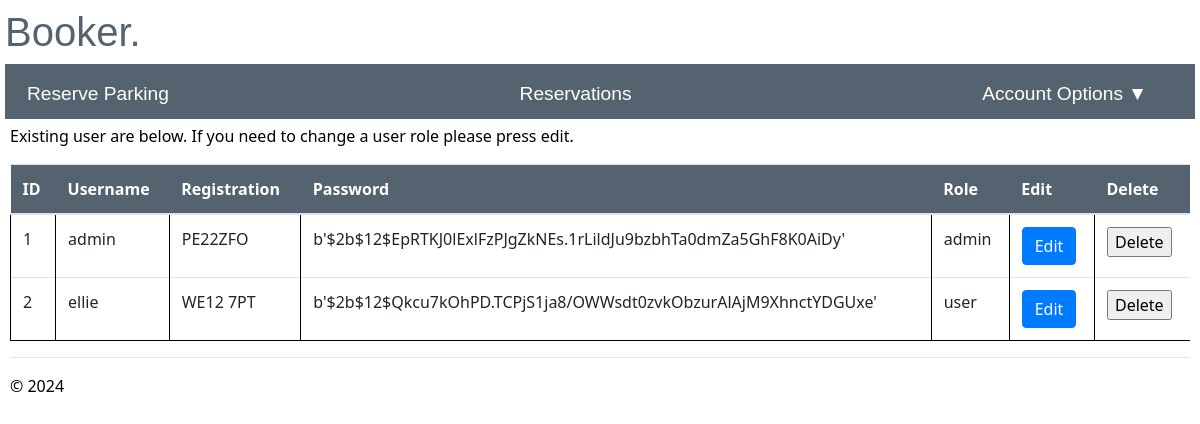
The page /admin/ (signed in) on the database its author committed.
### app/models/models.py (models this page shows)
class User(db.Model, UserMixin):
    id = db.Column(db.Integer, primary_key=True, nullable=False)
    username = db.Column(db.String(20), nullable=False, unique=True)
    registration = db.Column(db.String(20), nullable=False, unique=True)
    password = db.Column(db.String(80), nullable=False)
    role = db.Column(db.String(20), nullable=False, default='user')

### app/admin/routes.py (the view)
@bp.route("/admin/")
@login_required
def admin():
    if current_user.role == 'admin':
        admin= User.query.all()
        return render_template('admin.html',admin=admin)
    else:
        flash("You do not have the correct permissions to view admin page. Please contact system adminstrator.")
        return render_template("reserve_parking.html")

### app/__init__.py (called while the page is built)
def create_app(config_class=Config):
    app = Flask(__name__)
    app.config.from_object(config_class)
    db.init_app(app)
    login_manager.init_app(app)
    from app.main import bp as main_bp
    app.register_blueprint(main_bp)
    from app.user import bp as user_bp
    app.register_blueprint(user_bp)
    from app.admin import bp as admin_bp
    app.register_blueprint(admin_bp)
    @login_manager.user_loader
    def load_user(user_id):
        return User.query.get(int(user_id))
    return app

### app/admin/templates/admin.html (shortened to what this page needs)
{% extends "layout.html" %}
{% block content %}
<p>Existing user are below. If you need to change a user role please press edit.</p>
<table class="table table-hover">
  <thead class="tables">
        <th>ID</th>
        <th>Username</th>
        <th>Registration</th>
        <th>Password</th>
        <th>Role</th>
        <th>Edit</th>
        <th>Delete</th>
    </thead>
    <tbody>
     {% for admin in admin %}
      <tr>
        <td>{{admin.id}}</td>
        <td>{{admin.username}}</td>
        <td>{{admin.registration}}</td>
        <td>{{admin.password}}</td>
        <td>{{admin.role}}</td>
        <td><a href='{{url_for("admin.edit_user", id=admin.id)}}' class='btn btn-primary'>Edit</a></td>
        <td>
          <form method="POST" action="/delete_user/">
            <input type="submit" value="Delete" onclick='return confirm("Are you sure you want to delete this user?")'>
          </form>
         </td>
      </tr>
     {%endfor%}
    </tbody>
  </table>
{% endblock %}

### app/static/site.css (style rules this page uses)
tr { border-bottom: 1px solid black; }
td { padding: 1em; border-left: 1px solid black; }
.tables { background-color: rgb(85, 99, 112); color: white; }

### app/main/templates/layout.html (style rules this page uses)
body { padding: 8px 5px 8px 5px; }

### rows shown on the page
User: id "1", username "admin", registration "PE22ZFO", password "b'$2b$12$EpRTKJ0lExlFzPJgZkNEs.1rLildJu9bzbhTa0dmZa5GhF8K0AiDy'", role "admin"
User: id "2", username "ellie", registration "WE12 7PT", password "b'$2b$12$Qkcu7kOhPD.TCPjS1ja8/OWWsdt0zvkObzurAlAjM9XhnctYDGUxe'", role "user"
